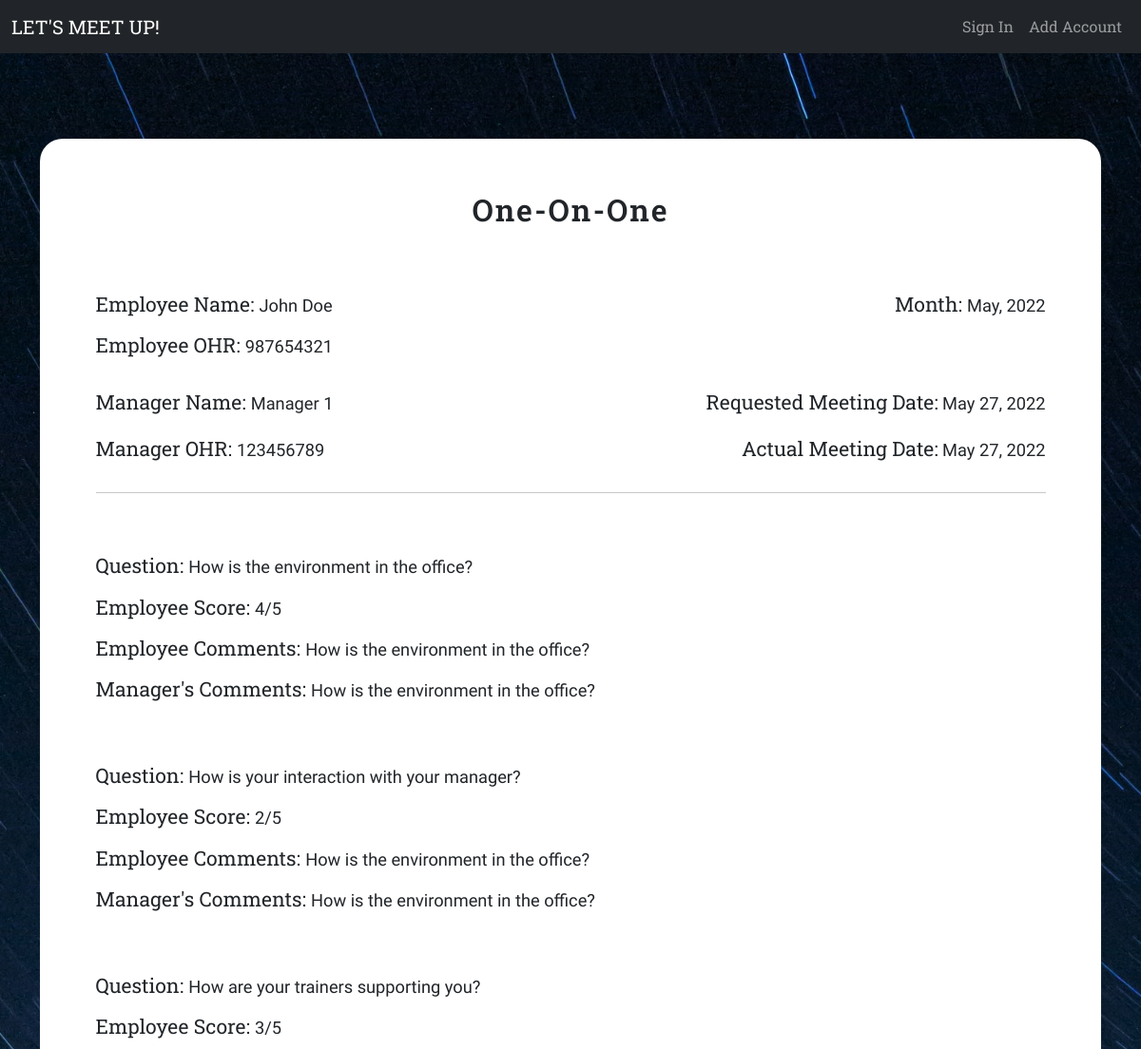
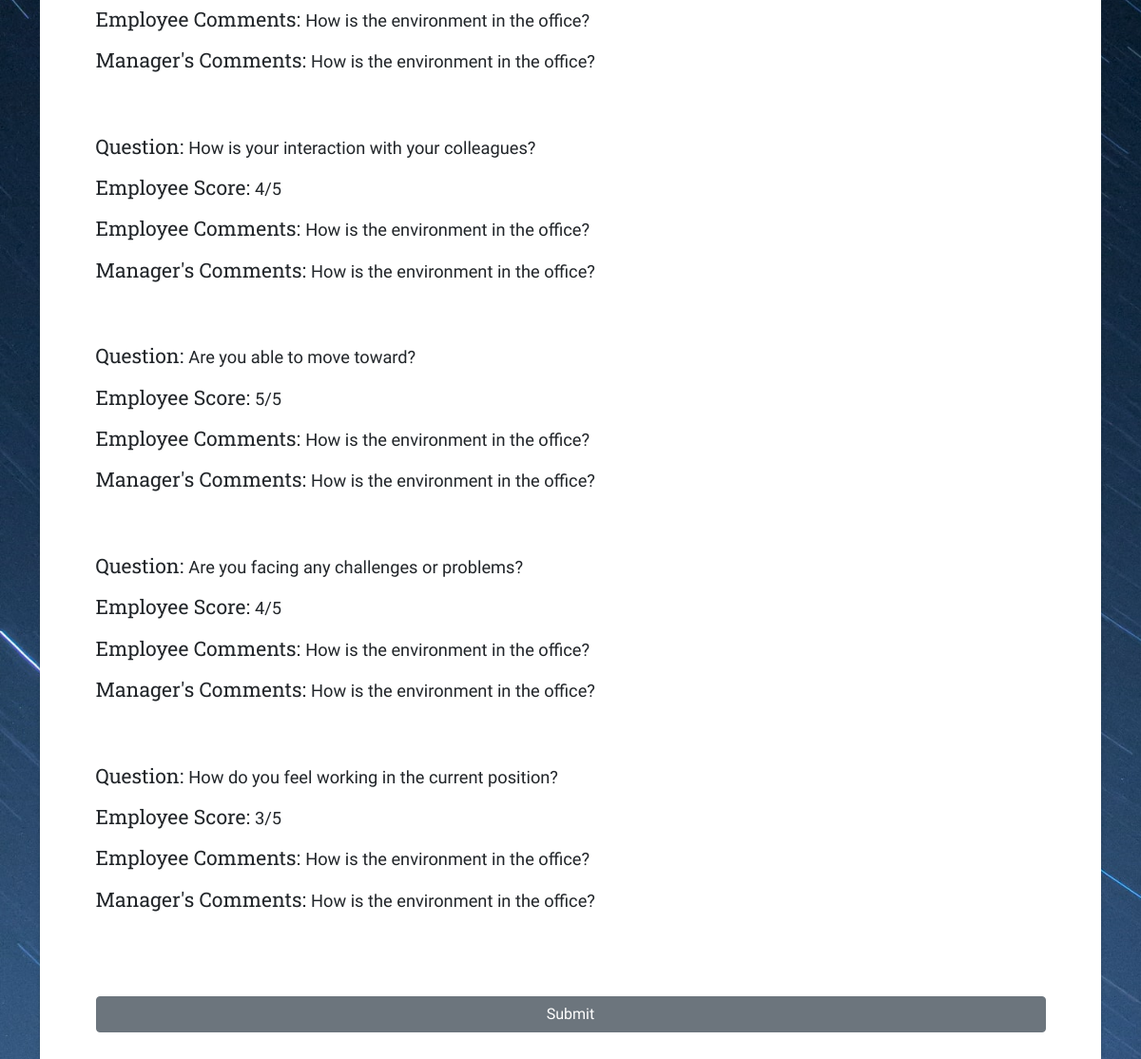
The page /meetings/previous_meetings/details?meeting_id=1 on the database its author committed (2 pictures, top to bottom).
### main.py (models this page shows)
class User(UserMixin, db.Model):
    __tablename__ = 'users'
    id = db.Column(db.Integer, primary_key=True)
    name = db.Column(db.String(60), nullable=False)
    ohr = db.Column(db.String(20), unique=True, nullable=False)
    work_process = db.Column(db.String(50), nullable=False)
    band = db.Column(db.String(20), nullable=False)
    manager_name = db.Column(db.String(60), nullable=True)
    manager_ohr = db.Column(db.String(60), nullable=True)
    password = db.Column(db.String(1500), nullable=False)
    meeting_data = relationship("MeetingData", back_populates='user')

class MeetingData(db.Model):
    __tablename__ = 'meetingdata'
    id = db.Column(db.Integer, primary_key=True)
    user_id = db.Column(db.Integer, db.ForeignKey('users.id'))
    user = relationship("User", back_populates="meeting_data")
    current_month = db.Column(db.String(30))
    manager_name = db.Column(db.String(50))
    manager_ohr = db.Column(db.String(50))
    requested_meeting_date = db.Column(db.String(50))
    accepted_meeting_date = db.Column(db.String(50))
    question1 = db.Column(db.String(100))
    emp_comment1 = db.Column(db.String(502))
    manager_comment1 = db.Column(db.String(502))
    rating1 = db.Column(db.Integer)
    question2 = db.Column(db.String(100))
    emp_comment2 = db.Column(db.String(502))
    manager_comment2 = db.Column(db.String(502))
    rating2 = db.Column(db.Integer)
    question3 = db.Column(db.String(100))
    emp_comment3 = db.Column(db.String(502))
    manager_comment3 = db.Column(db.String(502))
    rating3 = db.Column(db.Integer)
    question4 = db.Column(db.String(100))
    emp_comment4 = db.Column(db.String(502))
    manager_comment4 = db.Column(db.String(502))
    rating4 = db.Column(db.Integer)
    question5 = db.Column(db.String(100))
    emp_comment5 = db.Column(db.String(502))
    manager_comment5 = db.Column(db.String(502))
    rating5 = db.Column(db.Integer)
    question6 = db.Column(db.String(100))
    emp_comment6 = db.Column(db.String(502))
    manager_comment6 = db.Column(db.String(502))
    rating6 = db.Column(db.Integer)
    question7 = db.Column(db.String(100))
    emp_comment7 = db.Column(db.String(502))
    manager_comment7 = db.Column(db.String(502))
    rating7 = db.Column(db.Integer)
    score = db.Column(db.Float)
    loc = db.Column(db.Integer)

### main.py (the view)
@app.route('/meetings/previous_meetings/details', methods=['GET', 'POST'])
def meeting_details():
    meeting_id = int(request.args.get('meeting_id'))
    meeting_data = MeetingData.query.get(meeting_id)
    form = OOOForm3()
    if form.validate_on_submit():
        return redirect(url_for('previous_meetings'))
    return render_template('meetings/meeting_submit.html', form=form, meeting_data=meeting_data,
                           user_active=current_user.is_active)

### web_forms.py
class OOOForm3(FlaskForm):
    submit = SubmitField('Submit')

### templates/meetings/meeting_submit.html (shortened to what this page needs)
{% extends './base.html' %}
{% block custom_css %}<link href="{{ url_for('static', filename='css/ooo_form.css') }}" rel="stylesheet">{% endblock %}
{% block content %}
<div class="container body-normal-content-div">
    <div class="form-box-div">
        <div class="row col-md-11 mx-auto">
    <form method="POST" role="form" action="{{ url_for('open_meetings') }}" novalidate>
        <h2 class="form-welcome-text">One-On-One</h2>
        <div class="row form-emp-info">
            <div class="col">
                <h5 class="d-inline">Employee Name: </h5><span>{{ meeting_data.user.name }}</span>
            </div>
            <div class="col text-end">
                <h5 class="d-inline">Month: </h5><span>{{ meeting_data.current_month }}</span>
            </div>
        </div>
        <div class="row form-emp-info">
            <div class="col pt-3">
                <h5 class="d-inline">Employee OHR: </h5><span>{{ meeting_data.user.ohr }}</span>
            </div>
        </div>
        <div class="row mt-4 pt-2 form-emp-info">
            <div class="col">
                <h5 class="d-inline">Manager Name: </h5><span>{{ meeting_data.manager_name }}</span>
            </div>
            <div class="col text-end">
                <h5 class="d-inline-block">Requested Meeting Date: </h5><span> {{ meeting_data.requested_meeting_date }}</span>
            </div>
        </div>
        <div class="row pb-2 form-emp-info">
            <div class="col pt-3">
                <h5 class="d-inline">Manager OHR: </h5><span>{{ meeting_data.manager_ohr }}</span>
            </div>
            <div class="col text-end pt-3">
                <h5 class="d-inline-block">Actual Meeting Date: </h5><span> {{ meeting_data.accepted_meeting_date }}</span>
            </div>
        </div>
        <hr class="separator">
        <div class="question_div">
            <div class="pb-3"><span class="h5 ques">Question: </span><span class="ans">{{ meeting_data.question1 }}</span></div>
            <div class="pb-3"><span class="h5 ques">Employee Score: </span><span class="ans">{{ meeting_data.rating1 }}/5</span></div>
            <div class="pb-3"><span class="h5 ques">Employee Comments: </span><span class="ans">{{ meeting_data.emp_comment1 }}</span></div>
            <div class="pb-3"><span class="h5 ques">Manager's Comments: </span><span class="ans">{{ meeting_data.manager_comment1 }}</span></div>
        </div>
        <div class="question_div">
            <div class="pb-3"><span class="h5 ques">Question: </span><span class="ans">{{ meeting_data.question2 }}</span></div>
            <div class="pb-3"><span class="h5 ques">Employee Score: </span><span class="ans">{{ meeting_data.rating2 }}/5</span></div>
            <div class="pb-3"><span class="h5 ques">Employee Comments: </span><span class="ans">{{ meeting_data.emp_comment2 }}</span></div>
            <div class="pb-3"><span class="h5 ques">Manager's Comments: </span><span class="ans">{{ meeting_data.manager_comment2 }}</span></div>
        </div>
        <div class="question_div">
            <div class="pb-3"><span class="h5 ques">Question: </span><span class="ans">{{ meeting_data.question3 }}</span></div>
            <div class="pb-3"><span class="h5 ques">Employee Score: </span><span class="ans">{{ meeting_data.rating3 }}/5</span></div>
            <div class="pb-3"><span class="h5 ques">Employee Comments: </span><span class="ans">{{ meeting_data.emp_comment3 }}</span></div>
            <div class="pb-3"><span class="h5 ques">Manager's Comments: </span><span class="ans">{{ meeting_data.manager_comment3 }}</span></div>
        </div>
        <div class="question_div">
            <div class="pb-3"><span class="h5 ques">Question: </span><span class="ans">{{ meeting_data.question4 }}</span></div>
            <div class="pb-3"><span class="h5 ques">Employee Score: </span><span class="ans">{{ meeting_data.rating4 }}/5</span></div>
            <div class="pb-3"><span class="h5 ques">Employee Comments: </span><span class="ans">{{ meeting_data.emp_comment4 }}</span></div>
            <div class="pb-3"><span class="h5 ques">Manager's Comments: </span><span class="ans">{{ meeting_data.manager_comment4 }}</span></div>
        </div>
        <div class="question_div">
            <div class="pb-3"><span class="h5 ques">Question: </span><span class="ans">{{ meeting_data.question5 }}</span></div>
            <div class="pb-3"><span class="h5 ques">Employee Score: </span><span class="ans">{{ meeting_data.rating5 }}/5</span></div>
            <div class="pb-3"><span class="h5 ques">Employee Comments: </span><span class="ans">{{ meeting_data.emp_comment5 }}</span></div>
            <div class="pb-3"><span class="h5 ques">Manager's Comments: </span><span class="ans">{{ meeting_data.manager_comment5 }}</span></div>
        </div>
        <div class="question_div">
            <div class="pb-3"><span class="h5 ques">Question: </span><span class="ans">{{ meeting_data.question6 }}</span></div>
            <div class="pb-3"><span class="h5 ques">Employee Score: </span><span class="ans">{{ meeting_data.rating6 }}/5</span></div>
            <div class="pb-3"><span class="h5 ques">Employee Comments: </span><span class="ans">{{ meeting_data.emp_comment6 }}</span></div>
            <div class="pb-3"><span class="h5 ques">Manager's Comments: </span><span class="ans">{{ meeting_data.manager_comment6 }}</span></div>
        </div>
        <div class="question_div">
            <div class="pb-3"><span class="h5 ques">Question: </span><span class="ans">{{ meeting_data.question7 }}</span></div>
            <div class="pb-3"><span class="h5 ques">Employee Score: </span><span class="ans">{{ meeting_data.rating7 }}/5</span></div>
            <div class="pb-3"><span class="h5 ques">Employee Comments: </span><span class="ans">{{ meeting_data.emp_comment7 }}</span></div>
            <div class="pb-3"><span class="h5 ques">Manager's Comments: </span><span class="ans">{{ meeting_data.manager_comment7 }}</span></div>
        </div>
        <div class="text-center d-grid gap-2">
            {{ form.submit(class="btn btn-secondary my-4 form-button") }}
        </div>
    </form>
    </div>
    </div>
</div>
{% endblock %}

### templates/base.html (shortened to what this page needs)
<!doctype html>
<html lang="en">
  <head>
    <link href="https://cdn.jsdelivr.net/npm/bootstrap@5.1.3/dist/css/bootstrap.min.css" rel="stylesheet">
    <link href="https://cdn.jsdelivr.net/npm/remixicon@2.5.0/fonts/remixicon.css" rel="stylesheet">
    <link href="{{ url_for('static', filename='css/base.css') }}" rel="stylesheet">
    {% block custom_css %}{% endblock %}
  </head>
  <body>
  <nav class="navbar navbar-expand-md navbar-dark bg-dark navigation-bar-class" id="mainNav">
    <div class="container-fluid">
      <a class="navbar-brand navbar-title" href="{{ url_for('home') }}">LET'S MEET UP!</a>
      <div class="collapse navbar-collapse" id="navbarResponsive">
          <ul class="nav navbar-nav ms-auto navbar-nav-scroll">
            {% if not user_active: %}
            <li>
              <a class="nav-link navbar-link-custom" aria-current="page" href="{{ url_for('login') }}">Sign In</a>
            </li>
            <li>
              <a class="nav-link navbar-link-custom" href="{{ url_for('add_account') }}">Add Account</a>
            </li>
            {% endif %}
          </ul>
      </div>
    </div>
  </nav>
  {% block content %}{% endblock %}
  </body>
</html>

### static/css/base.css (style rules this page uses)
.navbar { z-index: 999; }
.body-normal-content-div { padding-top: 7.5%; }
.navbar-title { font-family: 'Roboto Slab', serif; font-weight: 400; }
.navbar-link-custom { font-family: 'Roboto Slab', serif; font-weight: 400; }
.form-button, .form-placeholder, .err-msg { font-family: 'Oxygen', sans-serif; }

### static/css/ooo_form.css (style rules this page uses)
body { background-image: url('../Images/OOO_form_bg.jpg'); background-repeat: no-repeat; background-size: cover; }
.form-box-div { box-shadow: rgba(60, 64, 67, 0.3) 0px 1px 2px 0px, rgba(60, 64, 67, 0.15) 0px 1px 3px 1px; padding: 5% 0; background-color: #fff; border-radius: 24px; margin-bottom: 7.5%; }
.form-welcome-text { padding-bottom: 6%; text-align: center; letter-spacing: 2px; font-family: 'Roboto Slab', serif; font-weight: 600; }
.form-emp-info h5 { font-family: 'Roboto Slab', serif; font-weight: 400; font-size: 1.32rem; }
.form-emp-info span { font-family: 'Oxygen', sans-serif; font-weight: 300; font-size: 1.14rem; }
.separator { margin-bottom: 6.5%; }
.question_div { margin-bottom: 4.74%; }
.ques { font-family: 'Roboto Slab', serif; font-weight: 400; font-size: 1.32rem; }
.ans { font-family: 'Oxygen', sans-serif; font-weight: 300; font-size: 1.14rem; }

### rows shown on the page
User: user.name "John Doe", user.ohr "987654321"
MeetingData: current_month "May, 2022", manager_name "Manager 1", requested_meeting_date "May 27, 2022", manager_ohr "123456789", accepted_meeting_date "May 27, 2022", question1 "How is the environment in the office?", rating1 "4", emp_comment1 "How is the environment in the office?", manager_comment1 "How is the environment in the office?", question2 "How is your interaction with your manager?", rating2 "2", emp_comment2 "How is the environment in the office?", manager_comment2 "How is the environment in the office?", question3 "How are your trainers supporting you?", rating3 "3", emp_comment3 "How is the environment in the office?", manager_comment3 "How is the environment in the office?", question4 "How is your interaction with your colleagues?", rating4 "4", emp_comment4 "How is the environment in the office?", manager_comment4 "How is the environment in the office?", question5 "Are you able to move toward?", rating5 "5", emp_comment5 "How is the environment in the office?", manager_comment5 "How is the environment in the office?", question6 "Are you facing any challenges or problems?", rating6 "4", emp_comment6 "How is the environment in the office?", manager_comment6 "How is the environment in the office?", question7 "How do you feel working in the current position?", rating7 "3", emp_comment7 "How is the environment in the office?", manager_comment7 "How is the environment in the office?"
